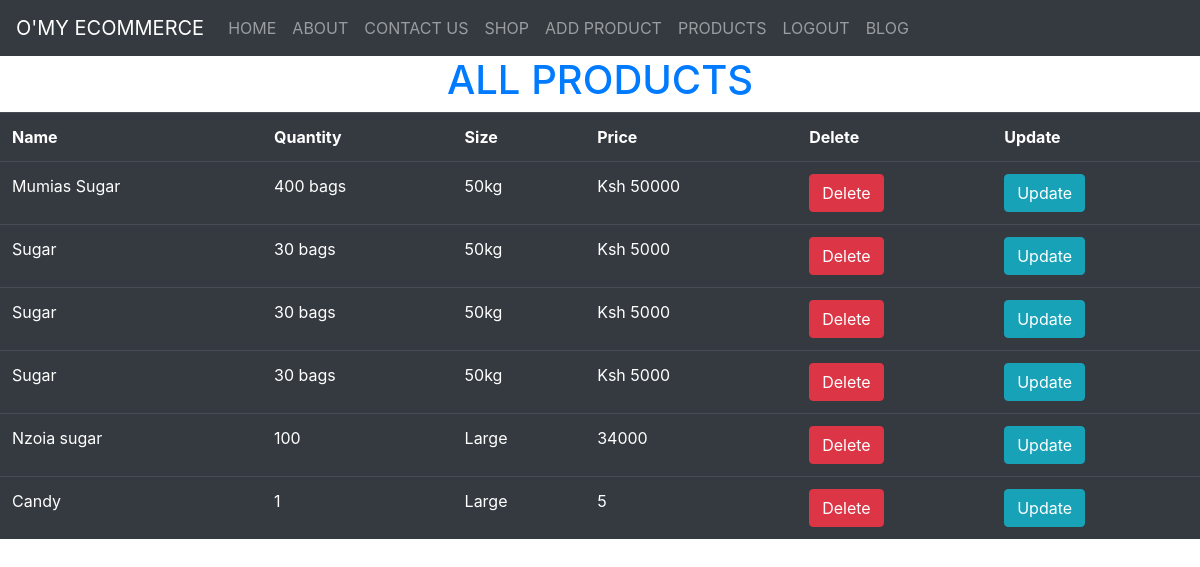
Screenshot of /products/ (signed in) with the database file from the repository.
### morningDjangoHtmlFormsProject/models.py (models this page shows)
class Product(models.Model):
    name = models.CharField(max_length=30, blank=False, null=False)
    qtty = models.CharField(max_length=30, blank=False, null=False)
    size = models.CharField(max_length=25, blank=False, null=False)
    price = models.CharField(max_length=20, blank=False, null=False)

### morningDjangoHtmlFormsProject/views.py (the view)
# urls.py: path('products/', user_views.products, name='all-products'),
@login_required()
def products(request):
    all_products = Product.objects.all()
    context = {"all_products": all_products}
    return render(request, 'products.html', context)

### templates/products.html
{% extends 'master.html' %}
{% load static%}
{% block content %}
    <div>
        <h1 class="text-primary text-center">ALL PRODUCTS</h1>
        <table class="table table-dark table-hover">
            <tr>
                <th>Name</th>
                <th>Quantity</th>
                <th>Size</th>
                <th>Price</th>
                <th>Delete</th>
                <th>Update</th>
            </tr>
            {% for product in all_products %}
                <tr>
                    <td>{{ product.name }}</td>
                    <td>{{ product.qtty }}</td>
                    <td>{{ product.size }}</td>
                    <td>{{ product.price }}</td>
                    <td><a class="btn btn-danger" href="/delete-product/{{ product.id }}">Delete</a></td>
                    <td><a class="btn btn-info" href="/update-product/{{ product.id }}">Update</a></td>
                </tr>
            {% endfor %}
        </table>
    </div>
{% endblock %}

### rows the page displays
Product: name "Mumias Sugar", qtty "400 bags", size "50kg", price "Ksh 50000"
Product: name "Sugar", qtty "30 bags", size "50kg", price "Ksh 5000"
Product: name "Sugar", qtty "30 bags", size "50kg", price "Ksh 5000"
Product: name "Sugar", qtty "30 bags", size "50kg", price "Ksh 5000"
Product: name "Nzoia sugar", qtty "100", size "Large", price "34000"
Product: name "Candy", qtty "1", size "Large", price "5"
